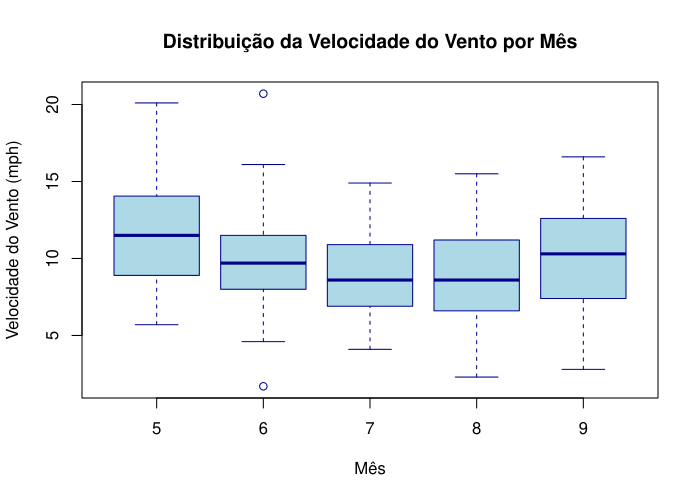

Reproduce this figure in R.
dados <- read.csv("airquality.csv")

# Grafico PDF
pdf("figura.pdf", width = 7, height = 5)

# boxplot Wind por mes
boxplot(
  Wind ~ Month,
  data = dados,
  xlab = "Mês",
  ylab = "Velocidade do Vento (mph)",
  main = "Distribuição da Velocidade do Vento por Mês",
  col = "lightblue",
  border = "darkblue"
)

dev.off()
